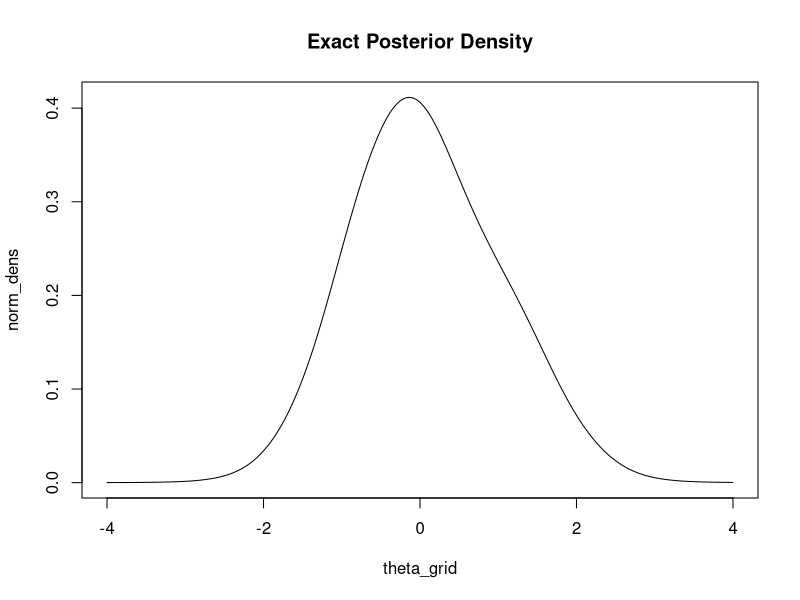
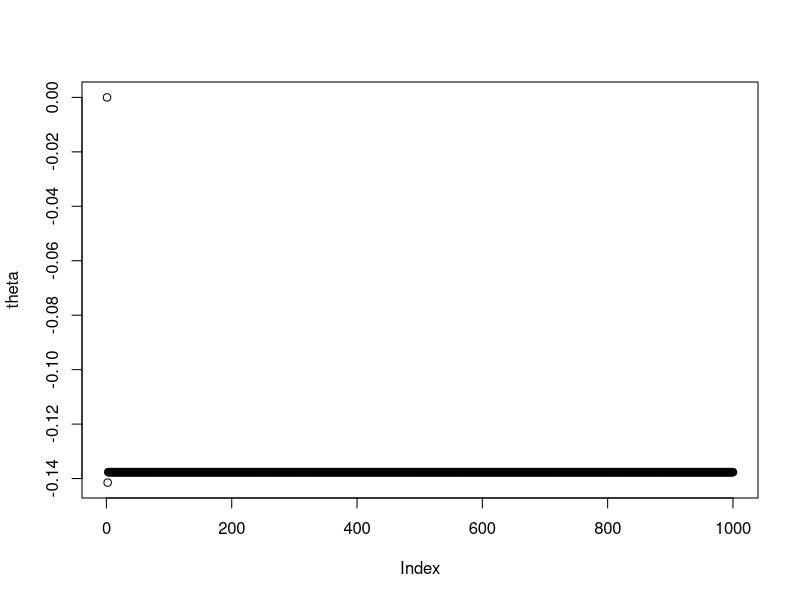
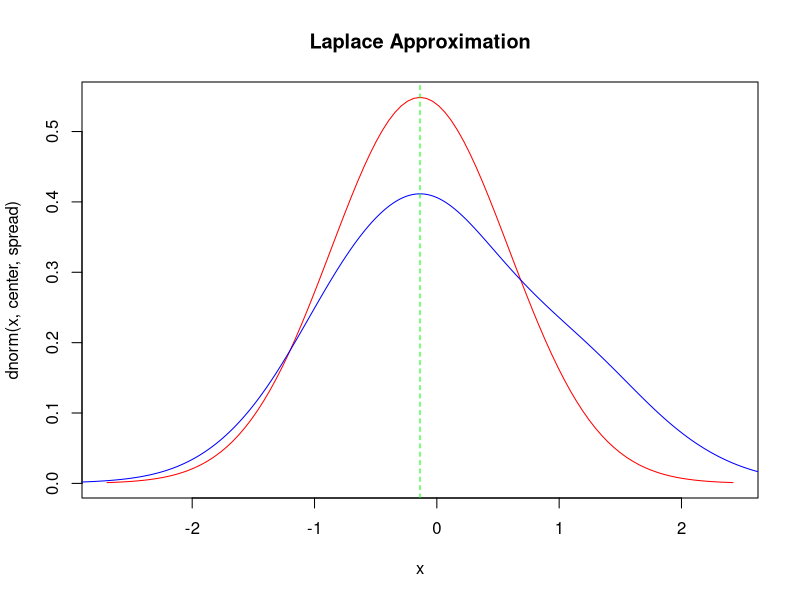
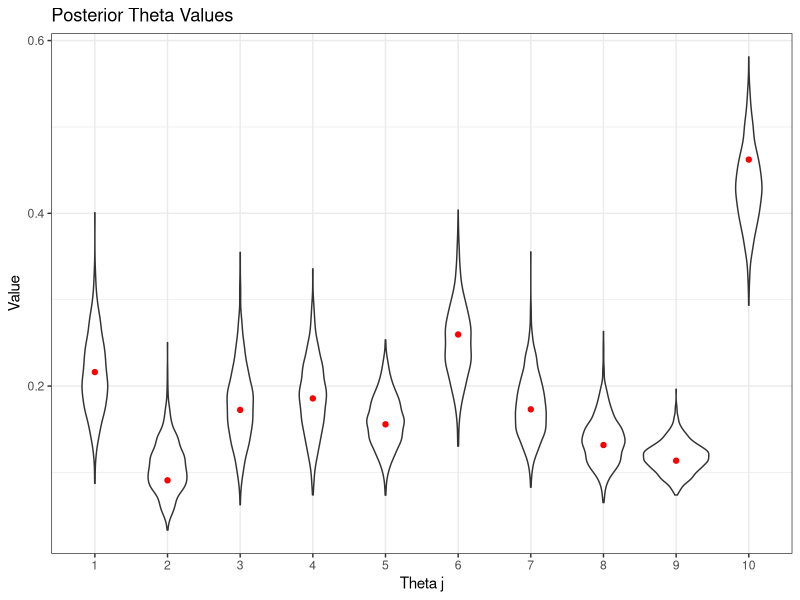
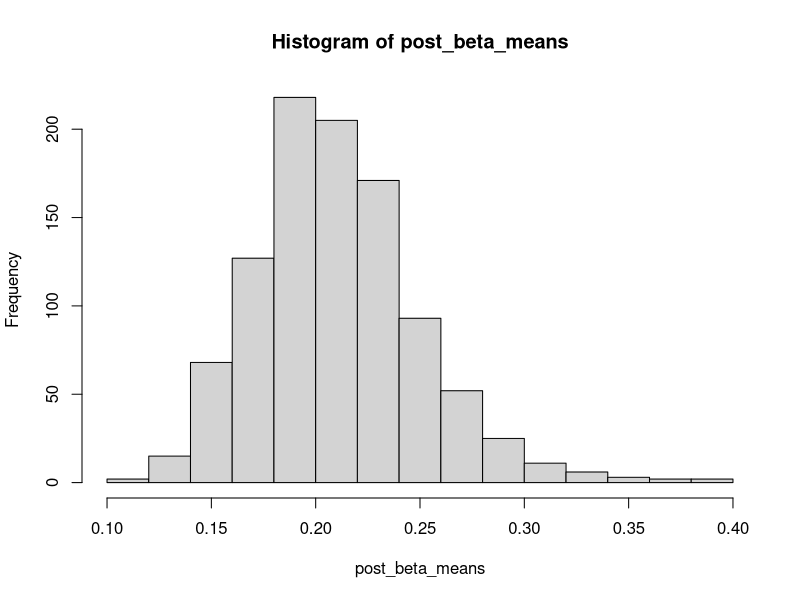
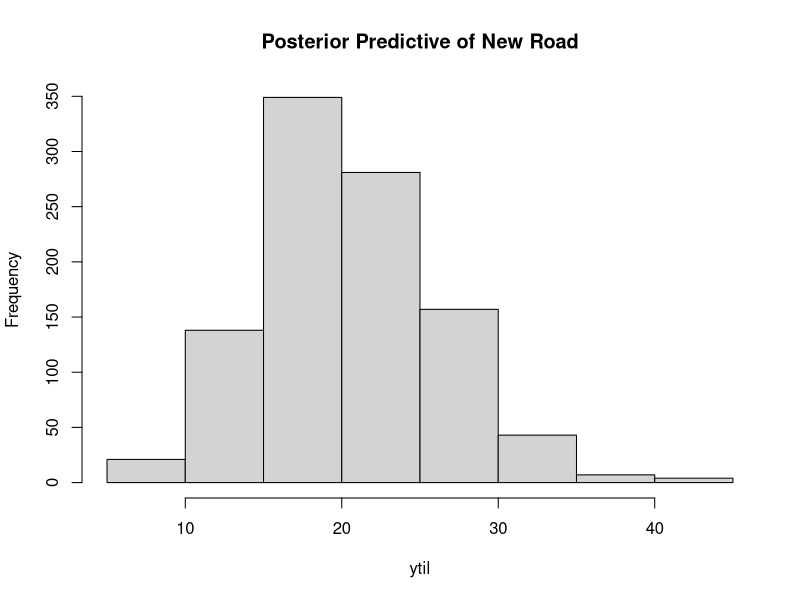

Generate these figures, in order, with R:
## ---- chunk 1
#read in data
y <- c(-2,-1,0,1.5,2.5)

#set up grid
m <- 1000
theta_grid <- seq(-4, 4, length.out = m)

#set up unormalized density function
f_unnormalized <- function(theta) prod(sapply(y, function(x) 1/(1 + (x - theta)^2)))

#calculate unnormalized density
unnorm_dens <- sapply(theta_grid, f_unnormalized)
## ---- chunk 2
#calculate normalized density
norm_dens <- unnorm_dens/sum(8/m * unnorm_dens)
#plot density
plot(theta_grid, norm_dens, type = "l", main = "Exact Posterior Density")
## ---- chunk 3
#read in data
y <- c(-2,-1,0,1.5,2.5)

#define l' and l''
l_prime <- function(theta){
  return(sum(sapply(y, function(x) 2*(x - theta)/(1 + (x - theta)^2))))
}
l_double_prime <- function(theta){
  return(2 * sum(sapply(y, function(x) ((x - theta)^2 - 1)/(1 + (x - theta)^2)^2)))
}

#initialize updates
no.iters <- 1000
theta <- numeric(no.iters)

#iteraively solve
for(t in 2:no.iters){
  theta[t] <- theta[t - 1] - l_prime(theta[t-1])/l_double_prime(theta[t-1])
}
plot(theta)

## ---- chunk 4
#set theta_star
theta_star <- theta[no.iters]

#get mean and variance
center <- theta_star 
spread <- -1/l_double_prime(theta_star)

#plot curve of normal distribution
curve(dnorm(x, center, spread),  
      from = theta_star - 3 * sqrt(spread), to = theta_star + 3 * sqrt(spread), 
      col = "red", main = "Laplace Approximation")
points(theta_grid, norm_dens, type = "l", col = "blue")
abline(v = center, col = "green", lty = 2)
## ---- chunk 5
#read in data 
ys <- c(16,9,10,13,19,20,18,17,35,55)
ns <- c(58,90,48,57,103,57,86,112,273,64) + ys
dat <- data.frame(y = ys, n = ns)

#set up log prior
lprior <- function(a, b) -2.5 *log(a + b)

#set log posterior
lhood_ab <- function (a, b)
  with(dat,
    sum(lgamma(a + y) - lgamma(a) + lgamma(b + n - y) - lgamma(b) -
        (lgamma(a + b + n) - lgamma(a + b))))


#set up grid around MLE points as we did in class
r <- with(dat, sum(y)/sum(n))
m <- 100
k <- seq(10,30, length = m)
ks <- k[which.max(sapply(k, function (x) lhood_ab(r * x, (1 - r) * x)))]
am <- r * ks; bm <- (1 - r) * ks
a <- seq(0, 2 * am, length = m + 1)[-1]
b <- seq(0, 2 * bm, length = m + 1)[-1]

#get log posterior draws
lab <- matrix(nrow = m, ncol = m)
for (ia in 1:m)
  for (ib in 1:m)
    lab[ia, ib] <- lprior(a[ia], b[ib]) + lhood_ab(a[ia], b[ib])

#normalize to get probability grid
pab <- exp(lab - log(sum(exp(lab))))

# sampling alpha, beta functions
pa <- rowSums(pab)
ind_ab <- matrix(1:(m ^ 2), nrow = m)
sample_ab <- function (ns) {
  is <- sapply(sample.int(m ^ 2, ns, replace = TRUE, prob = pab),
               function (ind) which(ind_ab == ind, arr = TRUE))
  cbind(a[is[1,]], b[is[2,]])
}

#sample alpha and betas
B <- 1000
ab_s <- sample_ab(B)

#sample thetas
theta_s <- matrix(nrow = B, ncol = nrow(dat))
for (j in 1:nrow(dat)) {
  theta_s[,j] <- with(dat, rbeta(B, ab_s[,1] + y[j], ab_s[,2] + n[j] - y[j]))
}
## ---- chunk 6
library(reshape2); library(dplyr)
colnames(theta_s) <- 1:10
plotdf <- as.data.frame(theta_s) %>%
  melt()

library(ggplot2)
ggplot(plotdf, aes(variable, value))+
  geom_violin()+
  geom_point(aes(x, obs),data.frame(x = 1:10,obs = dat$y / dat$n), col = "red")+
  theme_bw()+
  labs(x = "Theta j", y = "Value", title = "Posterior Theta Values")

## ---- chunk 7
#estimate of true underlying prop of traffic that is bicyles
post_beta_means <- ab_s[,1] / (ab_s[,1] + ab_s[,2])

#plot results
hist(post_beta_means)

#get mean
center <- mean(post_beta_means)

#get 95\% qunatile
quantile(post_beta_means, prob = c(.025, .975))
## ---- chunk 8
#get posterior predictive samples
ytil <- sapply(post_beta_means, function(x) rbinom(1, 100, x))
hist(ytil, main = "Posterior Predictive of New Road")

#center
center <- mean(ytil)

#estimate 95% post interval
quantile(ytil, prob = c(.025, .975))

